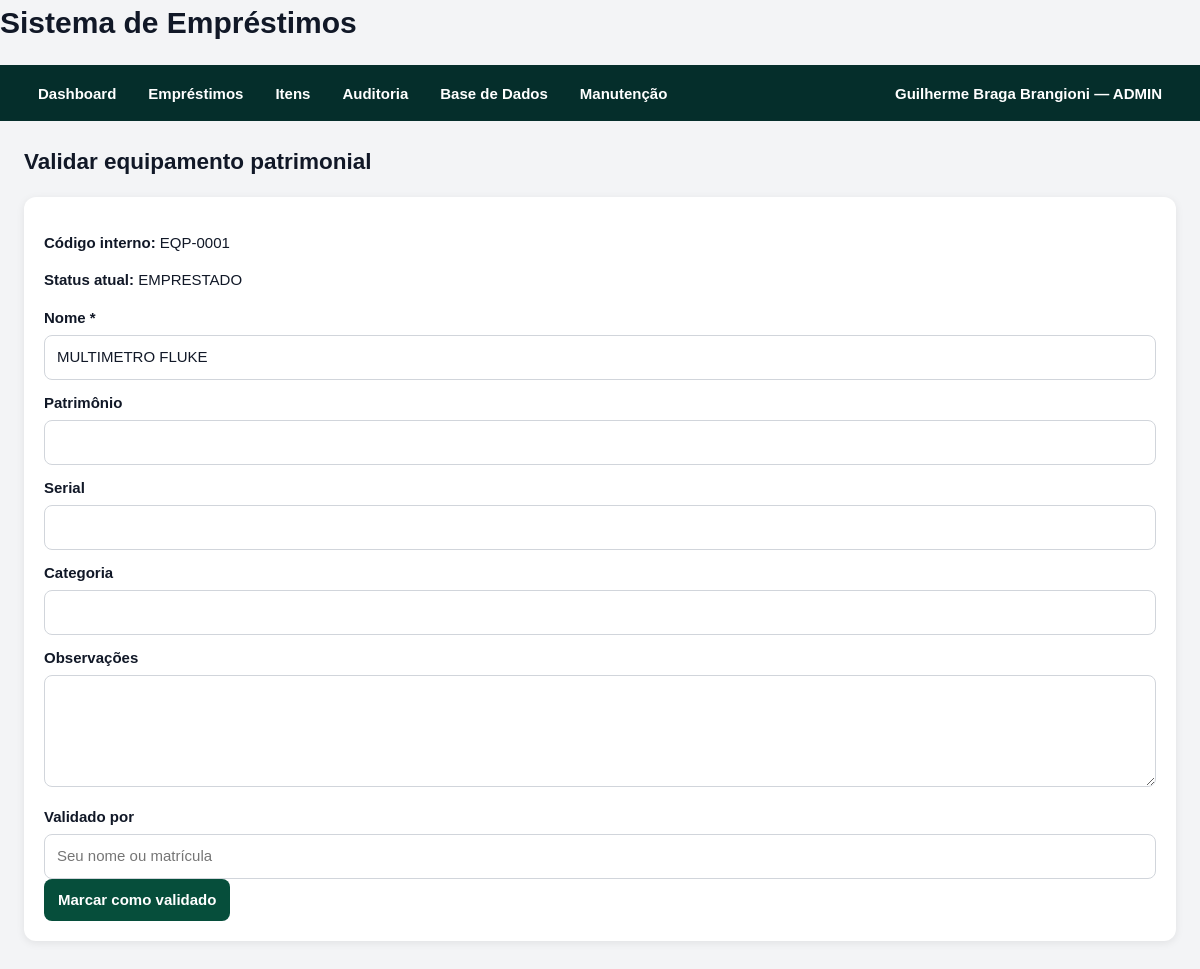
The app's page /validacao/equipamento/1 (signed in), older data.
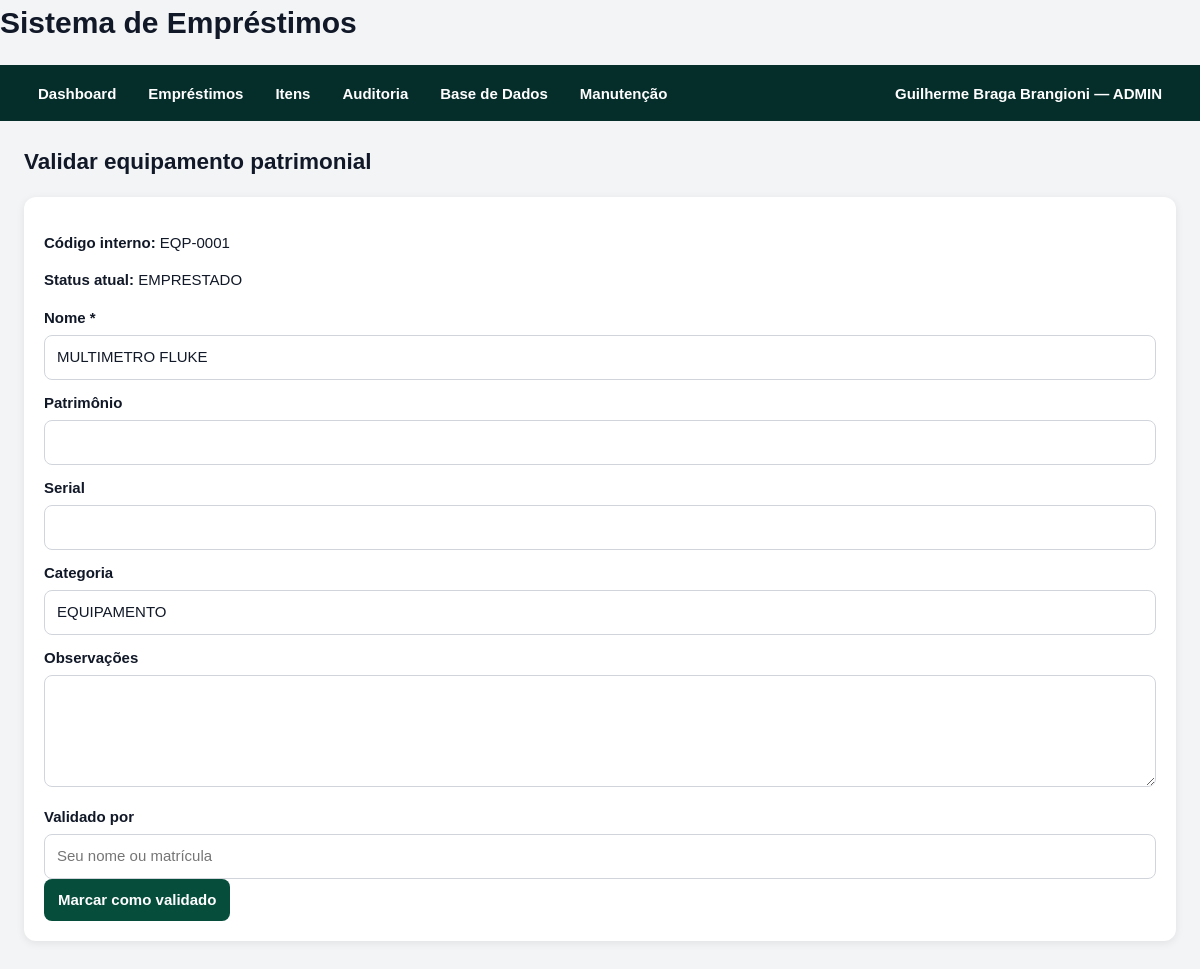
The same page, newer data.
### models/equipment.py (models this page shows)
class Equipment(db.Model):
    __tablename__ = "equipments"
    id = db.Column(db.Integer, primary_key=True)
    codigo_interno = db.Column(db.String(100), unique=True, index=True)
    nome = db.Column(db.String(255), nullable=False)
    nome_normalizado = db.Column(db.String(255), nullable=False, index=True)
    fabricante = db.Column(db.String(255))
    modelo = db.Column(db.String(255))
    tipo_equipamento = db.Column(db.String(255))
    patrimonio = db.Column(db.String(255), index=True)
    codigo_equipamento = db.Column(db.String(255), index=True)
    serial = db.Column(db.String(255), index=True)
    categoria = db.Column(db.String(255))
    status = db.Column(db.String(50), default="DISPONIVEL", index=True)
    status_planilha = db.Column(db.String(255))
    regional = db.Column(db.String(255))
    data_inventario = db.Column(db.DateTime)
    local_armazenagem = db.Column(db.String(255))
    subestacao_origem = db.Column(db.String(255))
    emprestado_para_planilha = db.Column(db.String(255))
    data_emprestimo_planilha = db.Column(db.DateTime)
    validado = db.Column(db.Boolean, default=False)
    observacoes = db.Column(db.Text)
    created_at = db.Column(db.DateTime, default=datetime.utcnow)
    updated_at = db.Column(
        db.DateTime,
        default=datetime.utcnow,
        onupdate=datetime.utcnow,
    )
    loan_items = db.relationship("LoanItem", back_populates="equipment")

### routes/validation_routes.py (the view, shortened to what this page needs)
@validation_bp.route("/equipamento/<int:equipment_id>", methods=["GET", "POST"])
def validate_equipment(equipment_id: int):
    equipment = Equipment.query.get_or_404(equipment_id)
    return render_template(
        "validate_equipment.html",
        equipment=equipment,
    )

### services/approval_service.py (called while the page is built, shortened)
    @staticmethod
    def count_pending_for_current_user() -> int:
        current_user = AuthService.get_current_user()
        if not current_user:
            return 0
        query = (
            Loan.query
            .join(Approver, Loan.approver_id == Approver.id)
            .filter(Loan.status == LoanStatus.PENDENTE_APROVACAO.value)
        )
        if current_user.role == UserRole.ADMIN.value:
            return query.count()

### services/auth_service.py (called while the page is built)
    @staticmethod
    def count_users() -> int:
        return SystemUser.query.count()

    @staticmethod
    def get_current_user() -> SystemUser | None:
        user_id = session.get(AuthService.SESSION_USER_ID_KEY)
        if not user_id:
            return None
        user = db.session.get(SystemUser, user_id)
        if not user or not user.active:
            AuthService.logout_user()
            return None
        return user

### templates/validate_equipment.html
{% extends "base.html" %}
{% block content %}
<h2>Validar equipamento patrimonial</h2>
<form method="post" class="form-card">
    <p>
        <strong>Código interno:</strong>
        {{ equipment.codigo_interno }}
    </p>
    <p>
        <strong>Status atual:</strong>
        {{ equipment.status }}
    </p>
    <label for="nome">Nome *</label>
    <input
        type="text"
        id="nome"
        name="nome"
        value="{{ equipment.nome }}"
        required
    >
    <label for="patrimonio">Patrimônio</label>
    <input
        type="text"
        id="patrimonio"
        name="patrimonio"
        value="{{ equipment.patrimonio or '' }}"
    >
    <label for="serial">Serial</label>
    <input
        type="text"
        id="serial"
        name="serial"
        value="{{ equipment.serial or '' }}"
    >
    <label for="categoria">Categoria</label>
    <input
        type="text"
        id="categoria"
        name="categoria"
        value="{{ equipment.categoria or '' }}"
    >
    <label for="observacoes">Observações</label>
    <textarea
        id="observacoes"
        name="observacoes"
        rows="4"
    >{{ equipment.observacoes or '' }}</textarea>
    <label for="validated_by">Validado por</label>
    <input
        type="text"
        id="validated_by"
        name="validated_by"
        placeholder="Seu nome ou matrícula"
    >
    <button type="submit">Marcar como validado</button>
</form>
{% endblock %}

Row changes from the older to the newer data that the page shows:
changed Equipment "EQP-0001": categoria (not shown) → "EQUIPAMENTO"
